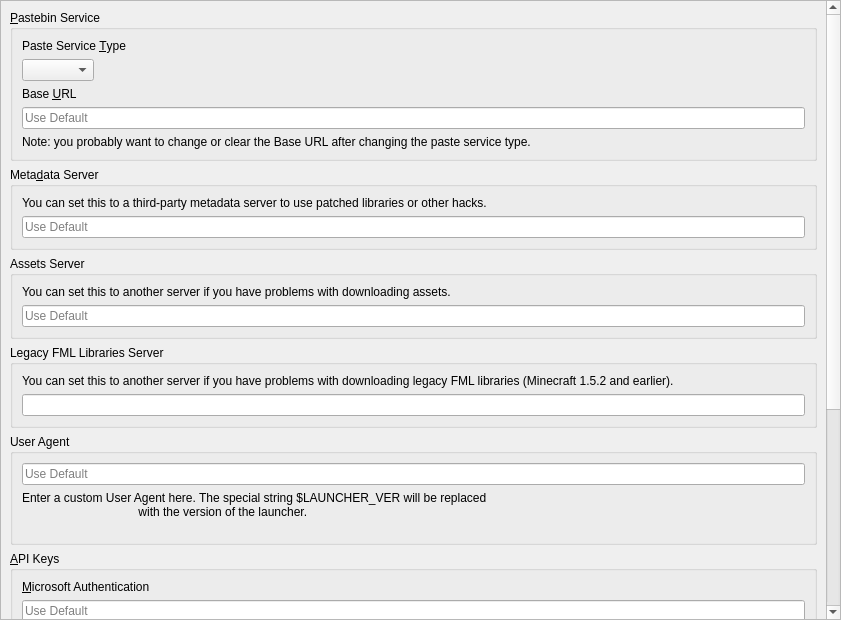
<?xml version="1.0" encoding="UTF-8"?>
<ui version="4.0">
 <class>APIPage</class>
 <widget class="QWidget" name="APIPage">
  <property name="geometry">
   <rect>
    <x>0</x>
    <y>0</y>
    <width>841</width>
    <height>620</height>
   </rect>
  </property>
     <layout class="QVBoxLayout" name="verticalLayout_2">
   <property name="leftMargin">
    <number>0</number>
   </property>
   <property name="topMargin">
    <number>0</number>
   </property>
   <property name="rightMargin">
    <number>0</number>
   </property>
   <property name="bottomMargin">
    <number>0</number>
   </property>
   <item>
       <widget class="QScrollArea" name="scrollArea">
           <property name="widgetResizable">
               <bool>true</bool>
     </property>
           <widget class="QWidget" name="scrollAreaWidgetContents">
               <property name="geometry">
                   <rect>
                       <x>0</x>
                       <y>-262</y>
                       <width>820</width>
                       <height>908</height>
                   </rect>
               </property>
               <layout class="QVBoxLayout" name="verticalLayout">
       <item>
        <widget class="QGroupBox" name="groupBox_paste">
         <property name="title">
          <string>&amp;Pastebin Service</string>
         </property>
         <layout class="QVBoxLayout" name="verticalLayout_3">
          <item>
           <widget class="QLabel" name="pasteServiceTypeLabel">
            <property name="text">
             <string>Paste Service &amp;Type</string>
            </property>
            <property name="buddy">
             <cstring>pasteTypeComboBox</cstring>
            </property>
           </widget>
          </item>
          <item>
              <widget class="QComboBox" name="pasteTypeComboBox">
                  <property name="sizePolicy">
                      <sizepolicy hsizetype="Maximum" vsizetype="Fixed">
                          <horstretch>0</horstretch>
                          <verstretch>0</verstretch>
                      </sizepolicy>
                  </property>
              </widget>
          </item>
          <item>
           <widget class="QLabel" name="baseURLLabel">
            <property name="text">
             <string>Base &amp;URL</string>
            </property>
            <property name="buddy">
             <cstring>baseURLEntry</cstring>
            </property>
           </widget>
          </item>
          <item>
           <widget class="QLineEdit" name="baseURLEntry">
            <property name="placeholderText">
                <string>Use Default</string>
            </property>
            <property name="clearButtonEnabled">
             <bool>true</bool>
            </property>
           </widget>
          </item>
          <item>
           <widget class="QLabel" name="baseURLNote">
            <property name="text">
             <string>Note: you probably want to change or clear the Base URL after changing the paste service type.</string>
            </property>
            <property name="wordWrap">
             <bool>true</bool>
            </property>
           </widget>
          </item>
         </layout>
        </widget>
       </item>
       <item>
        <widget class="QGroupBox" name="groupBox_meta">
         <property name="title">
          <string>Meta&amp;data Server</string>
         </property>
         <layout class="QVBoxLayout" name="verticalLayout_5">
          <item>
              <widget class="QLabel" name="label_6">
            <property name="text">
             <string>You can set this to a third-party metadata server to use patched libraries or other hacks.</string>
            </property>
            <property name="textFormat">
             <enum>Qt::RichText</enum>
            </property>
            <property name="wordWrap">
                <bool>true</bool>
            </property>
                  <property name="openExternalLinks">
             <bool>true</bool>
            </property>
           </widget>
          </item>
          <item>
           <widget class="QLineEdit" name="metaURL">
            <property name="placeholderText">
                <string>Use Default</string>
            </property>
           </widget>
          </item>
         </layout>
        </widget>
       </item>
                   <item>
                       <widget class="QGroupBox" name="groupBox_assets">
                           <property name="title">
                               <string>Assets Server</string>
                           </property>
                           <layout class="QVBoxLayout" name="verticalLayout_6">
                               <item>
                                   <widget class="QLabel" name="label_7">
            <property name="text">
                <string>You can set this to another server if you have problems with downloading assets.</string>
            </property>
            <property name="textFormat">
             <enum>Qt::RichText</enum>
            </property>
            <property name="wordWrap">
             <bool>true</bool>
            </property>
            <property name="openExternalLinks">
             <bool>true</bool>
            </property>
           </widget>
          </item>
                               <item>
                                   <widget class="QLineEdit" name="resourceURL">
                                       <property name="placeholderText">
                                           <string>Use Default</string>
                                       </property>
                                   </widget>
                               </item>
         </layout>
        </widget>
       </item>
       <item>
           <widget class="QGroupBox" name="groupBox_fmllibs">
               <property name="title">
                   <string>Legacy FML Libraries Server</string>
               </property>
               <layout class="QVBoxLayout" name="verticalLayout_8">
                   <item>
                       <widget class="QLabel" name="label">
                           <property name="text">
                               <string>You can set this to another server if you have problems with downloading legacy
                                   FML libraries (Minecraft 1.5.2 and earlier).
                               </string>
                           </property>
                           <property name="textFormat">
                               <enum>Qt::RichText</enum>
                           </property>
                           <property name="wordWrap">
                               <bool>true</bool>
                           </property>
                           <property name="openExternalLinks">
                               <bool>true</bool>
                           </property>
                       </widget>
                   </item>
                   <item>
                       <widget class="QLineEdit" name="legacyFMLLibsURL"/>
                   </item>
               </layout>
           </widget>
       </item>
                   <item>
                       <widget class="QGroupBox" name="groupBox_ua">
                           <property name="minimumSize">
          <size>
              <width>0</width>
              <height>0</height>
          </size>
         </property>
               <property name="title">
                   <string>User Agent</string>
               </property>
               <layout class="QVBoxLayout" name="verticalLayout_7">
                   <item>
                       <widget class="QLineEdit" name="userAgentLineEdit">
                           <property name="placeholderText">
                               <string>Use Default</string>
                           </property>
                       </widget>
                   </item>
                   <item>
                       <widget class="QLabel" name="userAgentLabel">
                           <property name="text">
                               <string>Enter a custom User Agent here. The special string $LAUNCHER_VER will be replaced
                                   with the version of the launcher.
                               </string>
                           </property>
                           <property name="wordWrap">
                               <bool>true</bool>
                           </property>
                       </widget>
                   </item>
               </layout>
           </widget>
       </item>
       <item>
        <widget class="QGroupBox" name="groupBox_msa">
         <property name="title">
             <string>&amp;API Keys</string>
         </property>
         <layout class="QVBoxLayout" name="verticalLayout_4">
          <item>
              <widget class="QLabel" name="msaClientIDLabel">
            <property name="text">
                <string>&amp;Microsoft Authentication</string>
            </property>
            <property name="textFormat">
             <enum>Qt::RichText</enum>
            </property>
            <property name="wordWrap">
             <bool>true</bool>
            </property>
                  <property name="openExternalLinks">
                      <bool>true</bool>
                  </property>
                  <property name="buddy">
                      <cstring>msaClientID</cstring>
            </property>
           </widget>
          </item>
          <item>
           <widget class="QLineEdit" name="msaClientID">
            <property name="placeholderText">
                <string>Use Default</string>
            </property>
           </widget>
          </item>
          <item>
              <widget class="QLabel" name="label_3">
            <property name="text">
                <string>Note: you probably don't need to set this if logging in via Microsoft Authentication already
                    works.
                </string>
            </property>
            <property name="textFormat">
             <enum>Qt::RichText</enum>
            </property>
            <property name="wordWrap">
             <bool>true</bool>
            </property>
           </widget>
          </item>
             <item>
                 <spacer name="verticalSpacer">
                     <property name="orientation">
                         <enum>Qt::Vertical</enum>
                     </property>
                     <property name="sizeType">
                         <enum>QSizePolicy::Fixed</enum>
                     </property>
                     <property name="sizeHint" stdset="0">
                         <size>
                             <width>0</width>
                             <height>6</height>
                         </size>
            </property>
                 </spacer>
          </item>
             <item>
                 <widget class="QLabel" name="modrinthTokenLabel">
            <property name="text">
                <string>Mod&amp;rinth</string>
            </property>
            <property name="textFormat">
             <enum>Qt::RichText</enum>
            </property>
            <property name="wordWrap">
             <bool>true</bool>
            </property>
            <property name="openExternalLinks">
             <bool>true</bool>
            </property>
                     <property name="buddy">
                         <cstring>modrinthToken</cstring>
            </property>
           </widget>
          </item>
             <item>
           <widget class="QLineEdit" name="modrinthToken">
            <property name="enabled">
             <bool>true</bool>
            </property>
            <property name="placeholderText">
                <string>Use None</string>
            </property>
           </widget>
          </item>
             <item>
                 <widget class="QLabel" name="label_8">
                     <property name="text">
                         <string>&lt;html&gt;&lt;head/&gt;&lt;body&gt;&lt;p&gt;Note: you only need to set this to access
                             private data. Read the &lt;a href=&quot;https://docs.modrinth.com/api/#authentication&quot;&gt;documentation&lt;/a&gt;
                             for more information.&lt;/p&gt;&lt;/body&gt;&lt;/html&gt;
                         </string>
                     </property>
                     <property name="wordWrap">
                         <bool>true</bool>
                     </property>
                     <property name="openExternalLinks">
                         <bool>true</bool>
                     </property>
                 </widget>
             </item>
             <item>
                 <spacer name="verticalSpacer_4">
                     <property name="orientation">
                         <enum>Qt::Vertical</enum>
                     </property>
                     <property name="sizeType">
                         <enum>QSizePolicy::Fixed</enum>
                     </property>
                     <property name="sizeHint" stdset="0">
                         <size>
                             <width>0</width>
                             <height>6</height>
                         </size>
            </property>
                 </spacer>
          </item>
             <item>
                 <widget class="QLabel" name="flameKeyLabel">
            <property name="text">
                <string>&amp;CurseForge</string>
            </property>
            <property name="textFormat">
             <enum>Qt::RichText</enum>
            </property>
            <property name="wordWrap">
             <bool>true</bool>
            </property>
            <property name="openExternalLinks">
             <bool>true</bool>
            </property>
                     <property name="buddy">
                         <cstring>flameKey</cstring>
            </property>
           </widget>
          </item>
             <item>
              <layout class="QGridLayout" name="flameKeyLayout">
               <item row="0" column="0">
           <widget class="QLineEdit" name="flameKey">
            <property name="enabled">
             <bool>true</bool>
            </property>
            <property name="placeholderText">
                <string>Use Default</string>
            </property>
           </widget>
            </item>
            <item row="0" column="1">
             <widget class="QPushButton" name="fetchKeyButton">
              <property name="text">
               <string>Fetch Official Launcher's Key</string>
              </property>
             </widget>
            </item>
              </layout>
          </item>
             <item>
                 <widget class="QLabel" name="label_10">
            <property name="text">
             <string>&lt;span style=&quot;font-weight:700;&quot;&gt;Using the official CurseForge app's API key may break CurseForge's terms of service but should allow Luna Eternal to download all mods in a modpack without you needing to download any of them manually.&lt;/span&gt;</string>
            </property>
                     <property name="wordWrap">
                         <bool>true</bool>
                     </property>
                 </widget>
             </item>
             <item>
                 <widget class="QCheckBox" name="FallbackMRBlockedMods">
                     <property name="text">
                         <string>Enable fallback to Modrinth for blocked mods</string>
            </property>
           </widget>
          </item>
             <item>
                 <spacer name="verticalSpacer_3">
                     <property name="orientation">
                         <enum>Qt::Vertical</enum>
                     </property>
                     <property name="sizeType">
                         <enum>QSizePolicy::Fixed</enum>
                     </property>
                     <property name="sizeHint" stdset="0">
                         <size>
                             <width>0</width>
                             <height>6</height>
                         </size>
                     </property>
                 </spacer>
             </item>
             <item>
                 <widget class="QLabel" name="label_12">
                     <property name="text">
                         <string>&amp;Technic</string>
                     </property>
                     <property name="buddy">
                         <cstring>technicClientID</cstring>
                     </property>
                 </widget>
             </item>
          <item>
              <widget class="QLineEdit" name="technicClientID">
                  <property name="placeholderText">
                      <string>Use Default</string>
                  </property>
              </widget>
          </item>
          <item>
              <widget class="QLabel" name="label_11">
            <property name="text">
                <string>&lt;html&gt;&lt;head/&gt;&lt;body&gt;&lt;p&gt;Note: you only need to set this to access private
                    data.&lt;/p&gt;&lt;/body&gt;&lt;/html&gt;
                </string>
            </property>
                  <property name="wordWrap">
                      <bool>true</bool>
            </property>
           </widget>
          </item>
         </layout>
        </widget>
       </item>
       <item>
           <spacer name="verticalSpacer_2">
         <property name="orientation">
          <enum>Qt::Vertical</enum>
         </property>
         <property name="sizeHint" stdset="0">
          <size>
              <width>0</width>
              <height>0</height>
          </size>
         </property>
        </spacer>
       </item>
      </layout>
     </widget>
    </widget>
   </item>
  </layout>
 </widget>
 <resources/>
 <connections/>
</ui>
